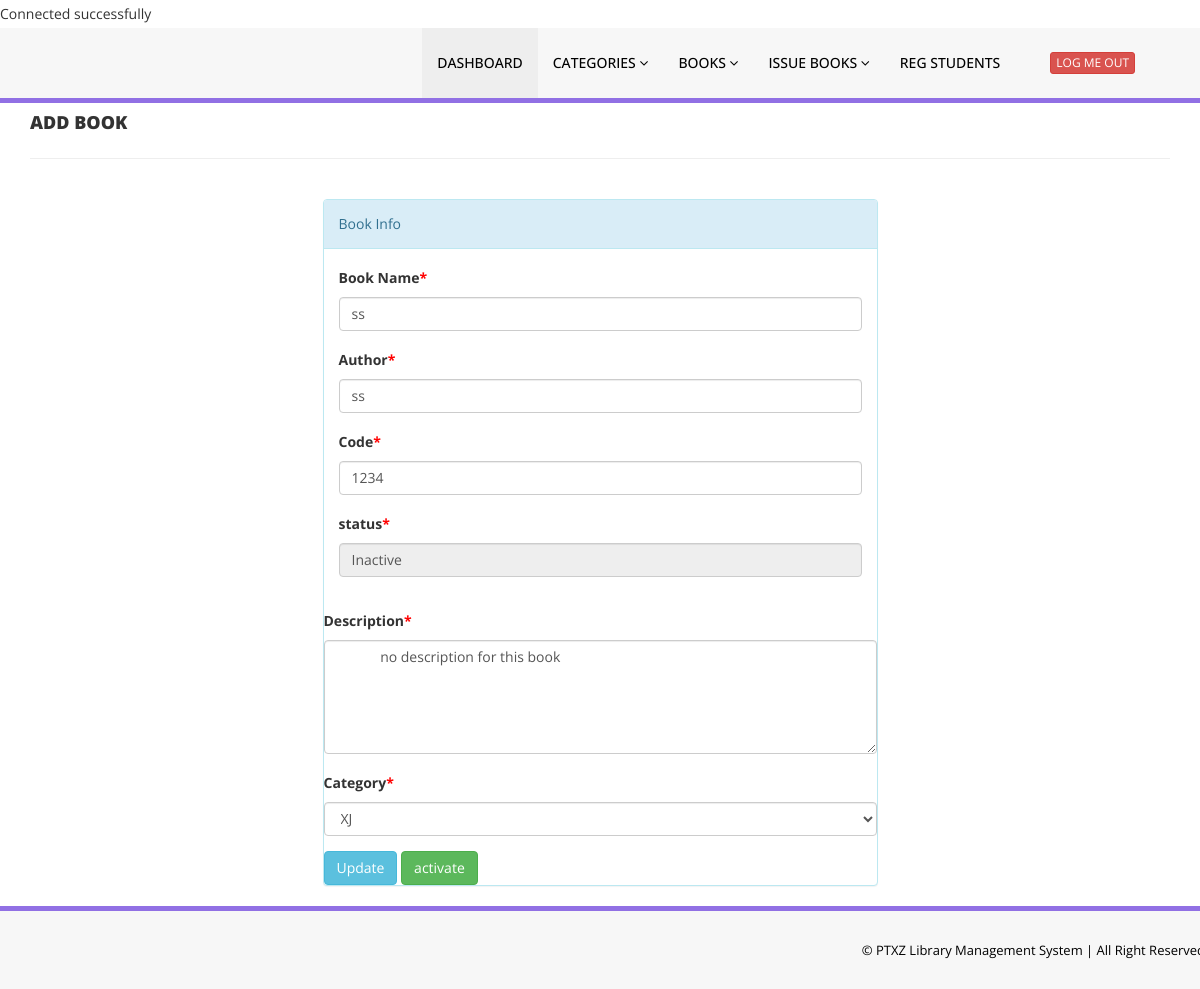
Screenshot of /admin/edit-book2.php?bookid=656 (signed in) with the database file from the repository.
### tables this page shows
CREATE TABLE `library` (
  `book_no` int(11) NOT NULL AUTO_INCREMENT,
  `book_code` varchar(10) DEFAULT NULL,
  `book_title` varchar(100) DEFAULT NULL,
  `book_author` varchar(100) DEFAULT NULL,
  `book_status` tinyint(4) DEFAULT '1',
  `book_desc` varchar(1000) DEFAULT 'no description',
  `book_create` timestamp NULL DEFAULT CURRENT_TIMESTAMP,
  `book_update` timestamp NULL DEFAULT NULL ON UPDATE CURRENT_TIMESTAMP,
  `book_category` varchar(20) DEFAULT NULL,
  UNIQUE KEY `book_no_UNIQUE` (`book_no`),
  UNIQUE KEY `book_code_UNIQUE` (`book_code`)
);

### admin/edit-book2.php (the view, shortened to what this page needs)
<?php
include('includes/config.php');
if(strlen($_SESSION['alogin'])==0)
    {
header('location:index.php');
}
else{
?>
<!DOCTYPE html>
<html xmlns="http://www.w3.org/1999/xhtml">
<head>
    <link href="assets/css/bootstrap.css" rel="stylesheet" />
    <link href="assets/css/font-awesome.css" rel="stylesheet" />
    <link href="assets/css/style.css" rel="stylesheet" />
</head>
<body>
<?php include('includes/header.php');?>
    <div class="content-wra
    <div class="content-wrapper">
         <div class="container">
        <div class="row pad-botm">
            <div class="col-md-12">
                <h4 class="header-line">Add Book</h4>
                            </div>
</div>
<div class="row">
<div class="col-md-6 col-sm-6 col-xs-12 col-md-offset-3"">
<div class="panel panel-info">
<div class="panel-heading">
Book Info
</div>
<div class="panel-body">
<form role="form" method="post">
<?php
$bookid=intval($_GET['bookid']);
$sql = "SELECT book_title, book_author, book_code, book_category, book_desc, book_status, book_no as bookid from library where book_no=:bookid";
$query = $dbh -> prepare($sql);
$query->bindParam(':bookid',$bookid,PDO::PARAM_STR);
$query->execute();
$results=$query->fetchAll(PDO::FETCH_OBJ);
if($query->rowCount() > 0)
{
foreach($results as $result)
{               ?>
<div class="form-group">
<label>Book Name<span style="color:red;">*</span></label>
<input class="form-control" type="text" name="bookname" value="<?php echo htmlentities($result->book_title);?>" required />
</div>
<div class="form-group">
<label> Author<span style="color:red;">*</span></label>
<input class="form-control" type="text" name="author" value="<?php echo htmlentities($result->book_author);?>" required="required"/>
</div>
<div class="form-group">
<label> Code<span style="color:red;">*</span></label>
<input class="form-control" type="text" name="code" value="<?php echo htmlentities($result->book_code);?>" required="required"/>
</div>
<div class="form-group">
<label> status<span style="color:red;">*</span></label>
<input class="form-control" type="text" name="status" value="<?php
if($result->book_status == 1) echo "Active";
else echo "Inactive";
    ;?>" required="required" disabled/>
</div>
</div>
<div class="form-group">
<label> Description<span style="color:red;">*</span></label>
<textarea class="form-control" rows="5" name="desc" value="<?php echo htmlentities($result->book_desc);?>" required ="required">
    <?php echo htmlentities($result->book_desc);?>
</textarea>
</div>
<div class="form-group">
<label> Category<span style="color:red;">*</span></label>
<select class="form-control" name="category" required="required">
<option value="<?php echo htmlentities($result->book_category);?>"><?php echo htmlentities($catname=$result->book_category);?></option>
</select>
</div>
<?php }} ?>
<button type="submit" name="update" class="btn btn-info" onclick="return confirm('Are you sure you want to edit this book?');">Update </button>
<?php
if($result->book_status == '1')
{
    ?>
<button type="submit" name="disable" class="btn btn-danger" onclick="return confirm('Are you sure you want to inactive this book?');">Inactivate </button>
<?php
}else{
?>
<button type="submit" name="activate" class="btn btn-success" onclick="return confirm('Are you sure you want to active this book?');">activate </button>
<?php } ?>
                            </div>
                        </div>
                            </div>
        </div>
    </div>
  <?php include('includes/footer.php');?>
</body>
</html>
<?php } ?>

### admin/assets/css/style.css (style rules this page uses)
.header-line { font-weight:900; padding-bottom:25px; border-bottom:1px solid #eeeeee; text-transform:uppercase; }
.pad-botm { padding-bottom:30px; }

### rows the page displays
library: bookname "ss", author "ss", code "1234", status "Inactive", desc "no description for this book", category "XJ"
